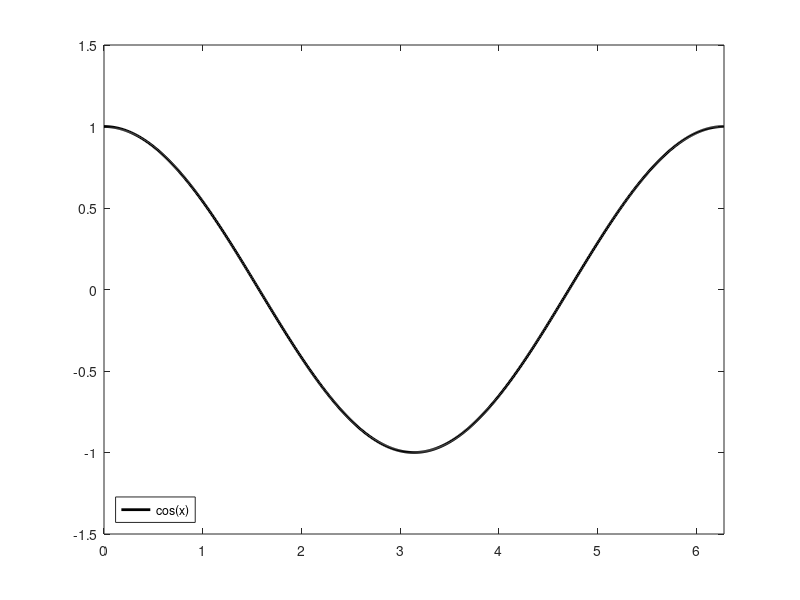

This chart was generated by the following MATLAB code: (Note: this script raises an error after producing the figure.)
%% MATLAB in a nutshell
% Note this code is to be stored in a file: nutshell.m
% This is a very brief and quick introduction to MATLAB
% Read also the corresponding sections in the MATLAB documentation
% MATLAB documentation can be found here: https://www.mathworks.com/help/matlab

%%% variables
alpha1 = 10 % scalar
vec1 = [1, 2, 3] % row vector
vec2 = [1; 2; 3] % column vector
xValues = 0:0.01:2*pi % range vector

%%% semicolon and comments
a = 10; % will define a and not print the value of a
a = 10 % will defien a and print the value of a
% everything after the percentage sign will be ignored
%{
 This is a multiline comment
 available from MATLAB 7 (R14)
 and may help to comment out a
 larger block of code instead of
 using single percentage signs
%}

%%% functions and evaluation
f = @(x) cos(x); % defines f(x) = cos(x)
f(2) % evaluates f(2), i.e. cos(2) 
yValues = f(xValues); % evaluates all xValues

% 2d plotting
plot(xValues, yValues, 'k', 'LineWidth', 2) % What is 'k'?
axis([0, 2*pi, -1.5, 1.5]) % set axis limits
legend({'cos(x)'}, 'location', 'SouthWest') % legend position

%%% getting help / documentation
help plot
help doc 

%%% conditional statements
a = randi([-10 10]);
b = randi([-10 10]);

fprintf('a = %d, b = %d, a*b = %d\n', a, b, a*b)

if a*b == 0
    fprintf('The product of a and b is zero\n')
elseif a*b <0
    fprintf('The product of a and b is negative\n')
else
    fprintf('The product of a and b is positive\n')
end

%%% for loop
for n = 1:1:10
   factorial(n)
end

%%% while loop
n = 1
while n <= 10
  factorial(n)
  n = n + 1;
end

%%% fprintf statement (\n: carriage return)
fprintf('This is some text\n'); % print the plain text
fprintf('A random number: %d\n', randi([0, 10])); % print a random whole number between 0 and 10
format long % show 16 significant digits 
fprintf('Pi is: %f\n', pi);
fprintf('Pi is: %1.2f\n', pi) % 1 digit before decimal and 2 after
format short % show 6 significant digits
fprintf('Pi: %f\n', pi);

%%% publish this MATLAB file (default HTML)
publish('class1.m','pdf') % PDF
publish('class1.m','doc') % MS Word
